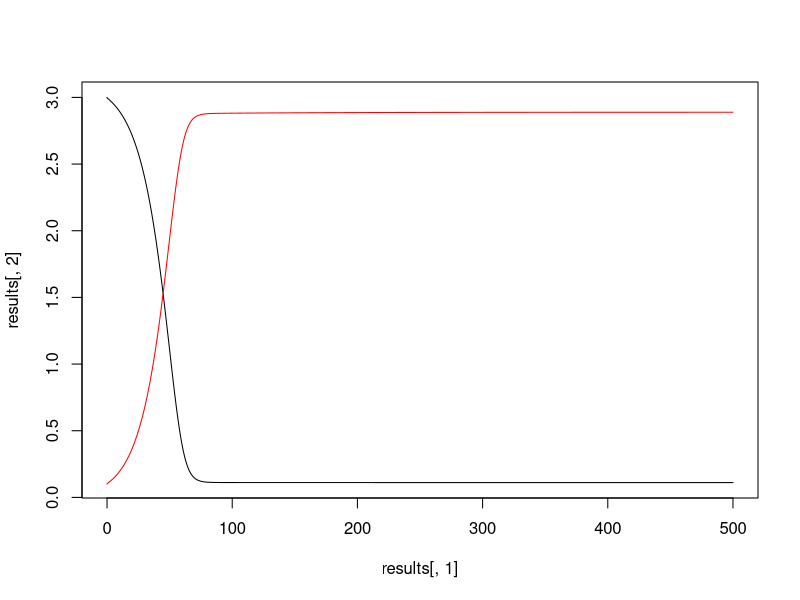

This figure's R source:
##A model of one bacterial species growing on 1 substrate, which assumes that:
##the per capita growth rate is proportional to the rate of metabolism
##the rate of metabolism is a Michaelis-Menten function of the concentration of substrate
##constant rate of dilution introduces new substrate, removes substrate and bacteria

##assign values to parameters
##a) starting population density of bacteria
N0<-0.1
##b) starting concentration of the substrate (resource)
S0<-3
##c) the dilution rate
d<-0.01

##c) 3 parameters for the Michaelis-Menten part, which specifies
##the rate at which substrate is metabolized, see http://en.wikipedia.org/wiki/Michaelis–Menten_kinetics

##the amount of substrate that a unit amount of enzyme can metabolise per unit time
kcat<-0.1
##the amount of enzyme per cell
E<-1
##NB Vmax = kcat*E, where Vmax is the rate of the reaction per cell when there is excess substrate

##the Michaelis constant - concentration at which the reaction rate is 1/2 its maximum
Km<-1

##the conversion rate from substrate metabolised to density increase
##i.e. per unit substrate metabolise get c.conv more cells produced
c.conv<-1

##choose time steps and total time
time.step<-0.5
times<-seq(0,500,time.step)

##set initial values of state variables
S<-S0
N<-N0

##set up matrix to store results in
results<-matrix(NA,nrow=length(times)+1,ncol=3)

	##store time 0 values
	results[1,1]<-0
	results[1,2]<-S
	results[1,3]<-N

##loop through the times
for (i in (1:length(times))) {
	
	##assign new values to S and N according to Michaelis Menten
	S <- S-(kcat*E*S/(Km+S))*N*time.step-d*S*time.step+d*S0*time.step
	N <- N+(c.conv*kcat*E*S/(Km+S))*N*time.step-d*N*time.step
	
	##store the results
	##use i+1 so as not to over-write the time 0 values
	results[i+1,1]<-times[i]
	results[i+1,2]<-S
	results[i+1,3]<-N
	
}

##plot the results on the same graph
##a) Substrate concentration
plot(results[,2]~results[,1],type="l")
##b) Density
lines(results[,3]~results[,1],col="red")